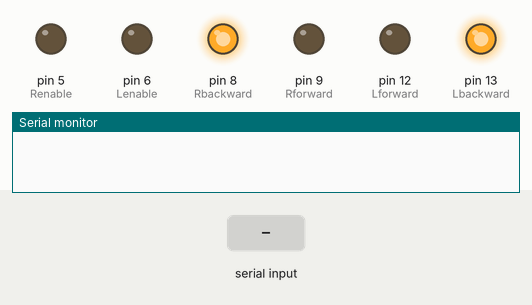
A sketch run on a simulated Arduino Uno, built with avr-gcc and run on an emulated ATmega328P. On the bench: output pins drawn as LEDs (lit = HIGH), the last lines printed to the serial monitor. The test bench sets the inputs (shaded band).

Above: at 1.2 s.
1.3 s: "1" received over the second serial link
At 2.1 s:
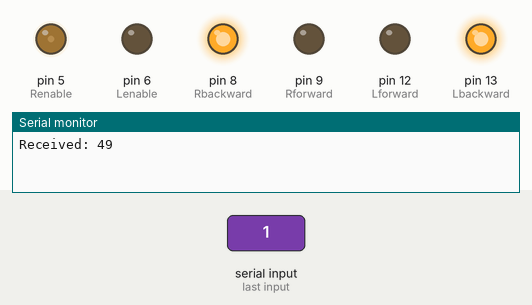
2.8 s: "0" received over the second serial link
At 3.4 s:
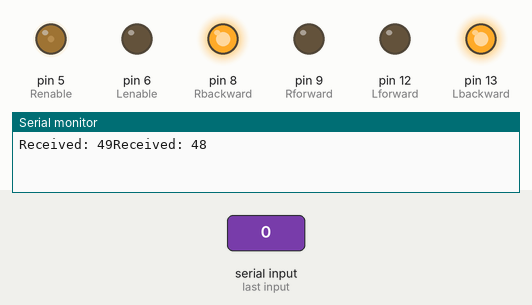
Timing chart, 0 to 5.8 s (numbered marks = the images above; inputs shaded):
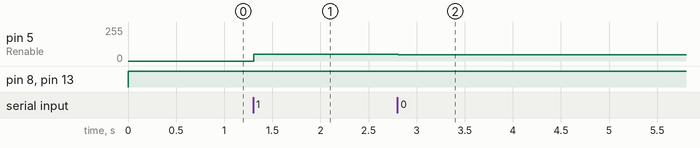

The sketch:

Car.ino
```cpp
#include <SoftwareSerial.h>

SoftwareSerial BlueSelin(10, 11);

int flex[2];
int state;

int trigPin = 3;
int echoPin = 4;
long duration;
long distance;

const int Renable = 5;
const int Lenable = 6;
const int Rbackward = 8;
const int Rforward = 9;
const int Lforward = 12;
const int Lbackward = 13;

// Movement Function
void movement(int speed1, int speed2) {
  analogWrite(Renable, speed1 );
  digitalWrite(Rforward, HIGH);
  digitalWrite(Rbackward, LOW);

  analogWrite(Lenable, speed2 );
  digitalWrite(Lforward, HIGH);
  digitalWrite(Lbackward, LOW);
}

void Rmovement(int speed1, int speed2) {
  analogWrite(Renable, speed1 );
  digitalWrite(Rforward, LOW);
  digitalWrite(Rbackward, HIGH);

  analogWrite(Lenable, speed2 );
  digitalWrite(Lforward, LOW);
  digitalWrite(Lbackward, HIGH);
}

void ultrasonic() {
  digitalWrite(trigPin, LOW); /* sensör pasif hale getirildi */
  delayMicroseconds(5);
  digitalWrite(trigPin, HIGH); /* Sensore ses dalgasının üretmesi için emir verildi */
  delayMicroseconds(10);
  digitalWrite(trigPin, LOW);  /* Yeni dalgaların üretilmemesi için trig pini LOW konumuna getirildi */
  duration = pulseIn(echoPin, HIGH); /* ses dalgasının geri dönmesi için geçen sure ölçülüyor */
  distance = (duration / 2) / 29.1; /* ölçülen sure uzaklığa çevriliyor */
  if (distance > 30) {
    distance = 30;
  }
  Serial.print("Distance ");
  Serial.print(distance);
  Serial.println(" cm");
  //delay(500);
}

void setup() {
  pinMode(trigPin, OUTPUT);
  pinMode(echoPin, INPUT);
  pinMode(Rforward, OUTPUT);
  pinMode(Rbackward, OUTPUT);
  pinMode(Lforward, OUTPUT);
  pinMode(Lbackward, OUTPUT);
  pinMode(Renable, OUTPUT);
  pinMode(Lenable, OUTPUT);
  Serial.begin(9600);
  BlueSelin.begin(9600);
}

void loop() {
  // Receiving sensor values
  if (BlueSelin.available() > 0) {
    flex[0] = BlueSelin.read();
    Serial.print("Received: ");
    Serial.print(flex[0]);
  }

  if (BlueSelin.available() > 0) {
    flex[1] = BlueSelin.read();
    Serial.print("-----");
    Serial.println(flex[1]);
  }

  if (BlueSelin.available() > 0) {
    state = BlueSelin.read();
    Serial.print("-----");
    Serial.println(state);
  }

  //Apply sensor values to movement function
  if (state) {
    movement(flex[0], flex[1]);
    delay(20);
  }
  else {
    Rmovement(flex[0], flex[1]);
    delay(20);
  }
  /*
    //Calculating ultrasonic by its function defined above
    ultrasonic();

    //Bluetooth transmitting the sensor value to the glove
    BlueSelin.write(distance);
    Serial.print("Transmitted: ");
    Serial.print(distance);
    delay(20);
  */
}
```

Measured:
- after the input at 1.3 s, pin 5 (Renable): 0/255 → 49/255 at once
- after the input at 2.8 s, pin 5 (Renable): 49/255 → 48/255 at once
